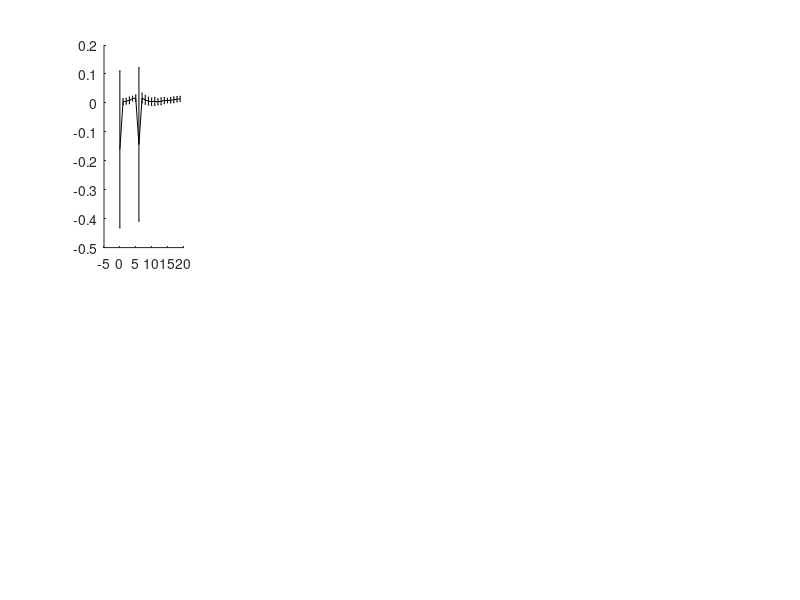

Source code (MATLAB): (Note: this script raises an error after producing the figure.)
clear all;
clc;

time = 0:19;
green = [32, 117, 13]/255;

%% load

figure(1)


load("h100_hp1.mat");
subplot(2,5,1)
errorbar(time, mean(only_virus),std(only_virus),'k','LineWidth',2,Marker='o',MarkerEdgeColor='k',MarkerFaceColor='k',MarkerSize=8);
hold on;
errorbar(time, mean(debris_added),std(debris_added),'Color',green,'LineWidth',2,Marker='square',MarkerEdgeColor=green,MarkerFaceColor=green,MarkerSize=8);
set(gca,'YScale','log');
set(gca, 'FontName','times')
set(gca, 'FontSize',20)
title('H100 -- HP1')
clear only_virus debris_added;
ylim([1e-4 5e-1]);
yticks([1e-4 1e-3 1e-2 1e-1]);
xlabel('Time (hrs)');
ylabel('Host density (OD_{600nm})');



load("h100_hs6.mat");
subplot(2,5,2)
errorbar(time, mean(only_virus),std(only_virus),'k','LineWidth',2,Marker='o',MarkerEdgeColor='k',MarkerFaceColor='k',MarkerSize=8);
hold on;
errorbar(time, mean(debris_added),std(debris_added),'Color',green,'LineWidth',2,Marker='square',MarkerEdgeColor=green,MarkerFaceColor=green,MarkerSize=8);
set(gca,'YScale','log');
set(gca, 'FontName','times')
set(gca, 'FontSize',20)
title('H100 -- HS6')
clear only_virus debris_added;
ylim([1e-4 5e-1]);
yticks([1e-4 1e-3 1e-2 1e-1]);
xlabel('Time (hrs)');
ylabel('Host density (OD_{600nm})');




load("1315_hp1.mat"); %change here
subplot(2,5,3) %change here
errorbar(time, mean(only_virus),std(only_virus),'k','LineWidth',2,Marker='o',MarkerEdgeColor='k',MarkerFaceColor='k',MarkerSize=8);
hold on;
errorbar(time, mean(debris_added),std(debris_added),'Color',green,'LineWidth',2,Marker='square',MarkerEdgeColor=green,MarkerFaceColor=green,MarkerSize=8);
set(gca,'YScale','log');
set(gca, 'FontName','times')
set(gca, 'FontSize',20)
title('H13-15 -- HP1') %change here.
clear only_virus debris_added;
ylim([1e-4 5e-1]);
yticks([1e-4 1e-3 1e-2 1e-1]);
xlabel('Time (hrs)');
ylabel('Host density (OD_{600nm})');



load("1315_hs6.mat"); %change here
subplot(2,5,4) %change here
errorbar(time, mean(only_virus),std(only_virus),'k','LineWidth',2,Marker='o',MarkerEdgeColor='k',MarkerFaceColor='k',MarkerSize=8);
hold on;
errorbar(time, mean(debris_added),std(debris_added),'Color',green,'LineWidth',2,Marker='square',MarkerEdgeColor=green,MarkerFaceColor=green,MarkerSize=8);
set(gca,'YScale','log');
set(gca, 'FontName','times')
set(gca, 'FontSize',20)
title('H13-15 -- HS6') %change here.
clear only_virus debris_added;
ylim([1e-4 5e-1]);
yticks([1e-4 1e-3 1e-2 1e-1]);
xlabel('Time (hrs)');
ylabel('Host density (OD_{600nm})');



load("CBA4-18-3.mat"); %change here
subplot(2,5,6) %change here
errorbar(time, mean(only_virus),std(only_virus),'k','LineWidth',2,Marker='o',MarkerEdgeColor='k',MarkerFaceColor='k',MarkerSize=8);
hold on;
errorbar(time, mean(debris_added),std(debris_added),'Color',green,'LineWidth',2,Marker='square',MarkerEdgeColor=green,MarkerFaceColor=green,MarkerSize=8);
set(gca,'YScale','log');
set(gca, 'FontName','times')
set(gca, 'FontSize',20)
title('CBA4 -- CBA 18:3') %change here.
clear only_virus debris_added;
ylim([1e-4 5e-1]);
yticks([1e-4 1e-3 1e-2 1e-1]);
xlabel('Time (hrs)');
ylabel('Host density (OD_{600nm})');



load("CBA18-18-2.mat"); %change here
subplot(2,5,7) %change here
errorbar(time, mean(only_virus),std(only_virus),'k','LineWidth',2,Marker='o',MarkerEdgeColor='k',MarkerFaceColor='k',MarkerSize=8);
hold on;
errorbar(time, mean(debris_added),std(debris_added),'Color',green,'LineWidth',2,Marker='square',MarkerEdgeColor=green,MarkerFaceColor=green,MarkerSize=8);
set(gca,'YScale','log');
set(gca, 'FontName','times')
set(gca, 'FontSize',20)
title('CBA18 -- CBA 18:2') %change here.
clear only_virus debris_added;
ylim([1e-4 5e-1]);
yticks([1e-4 1e-3 1e-2 1e-1]);
xlabel('Time (hrs)');
ylabel('Host density (OD_{600nm})');




load("CBA18-18-3.mat"); %change here
subplot(2,5,8) %change here
errorbar(time, mean(only_virus),std(only_virus),'k','LineWidth',2,Marker='o',MarkerEdgeColor='k',MarkerFaceColor='k',MarkerSize=8);
hold on;
errorbar(time, mean(debris_added),std(debris_added),'Color',green,'LineWidth',2,Marker='square',MarkerEdgeColor=green,MarkerFaceColor=green,MarkerSize=8);
set(gca,'YScale','log');
set(gca, 'FontName','times')
set(gca, 'FontSize',20)
title('CBA18 -- CBA 18:3') %change here.
clear only_virus debris_added;
ylim([1e-4 5e-1]);
yticks([1e-4 1e-3 1e-2 1e-1]);
xlabel('Time (hrs)');
ylabel('Host density (OD_{600nm})');




load("CBA18-38-1.mat"); %change here
subplot(2,5,9) %change here
errorbar(time, mean(only_virus),std(only_virus),'k','LineWidth',2,Marker='o',MarkerEdgeColor='k',MarkerFaceColor='k',MarkerSize=8);
hold on;
errorbar(time, mean(debris_added),std(debris_added),'Color',green,'LineWidth',2,Marker='square',MarkerEdgeColor=green,MarkerFaceColor=green,MarkerSize=8);
set(gca,'YScale','log');
set(gca, 'FontName','times')
set(gca, 'FontSize',20)
title('CBA18 -- CBA 38:1') %change here.
clear only_virus debris_added;
ylim([1e-4 5e-1]);
yticks([1e-4 1e-3 1e-2 1e-1]);
xlabel('Time (hrs)');
ylabel('Host density (OD_{600nm})');




load("CBA38-38-1.mat"); %change here
subplot(2,5,10) %change here
errorbar(time, mean(only_virus),std(only_virus),'k','LineWidth',2,Marker='o',MarkerEdgeColor='k',MarkerFaceColor='k',MarkerSize=8);
hold on;
errorbar(time, mean(debris_added),std(debris_added),'Color',green,'LineWidth',2,Marker='square',MarkerEdgeColor=green,MarkerFaceColor=green,MarkerSize=8);
set(gca,'YScale','log');
set(gca, 'FontName','times')
set(gca, 'FontSize',20)
title('CBA38 -- CBA 38:1') %change here.
clear only_virus debris_added;
ylim([1e-4 5e-1]);
yticks([1e-4 1e-3 1e-2 1e-1]);
xlabel('Time (hrs)');
ylabel('Host density (OD_{600nm})');


legend('Host + virus + spent media (T=0hr)','Host + virus + spent media (filtered/UV treated) (T=12hr)')